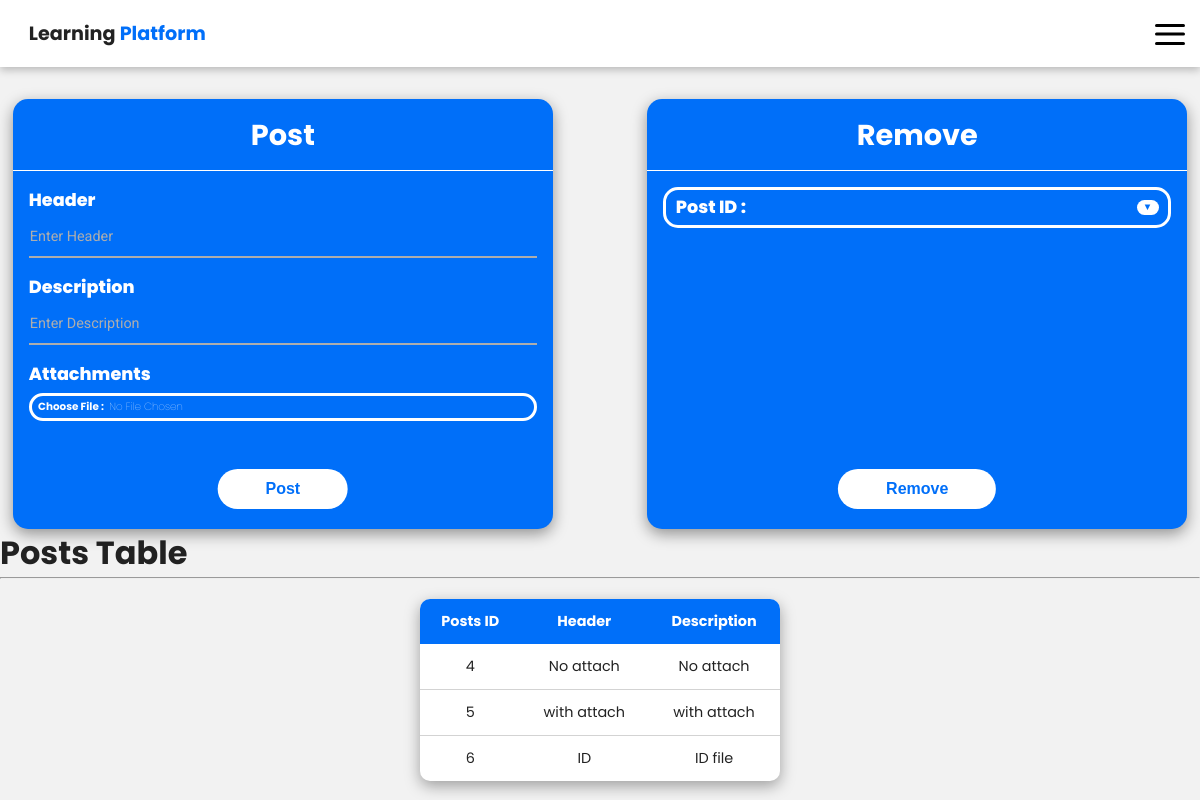
/manageposts.php (signed in), run on the app's committed database.
### tables this page shows
CREATE TABLE `posts` (
  `PostID` int(11) NOT NULL,
  `Header` varchar(40) NOT NULL,
  `Description` varchar(255) NOT NULL,
  `attachments` varchar(255) DEFAULT NULL
);

### manageposts.php (the view, shortened to what this page needs)
<html lang="en">
<head>
    <link rel="stylesheet" href="styles.css">
</head>
<body>
<?php
        $ali = false;
        if(isset($_SESSION['adminloggedin'])){
            $ali = $_SESSION['adminloggedin'];}
        if($ali == true){
            include "configusers.php";
            $getposts = $db->query("SELECT * FROM posts"); ?>
    <div class="container">
    <div class="segment">
            <h1 class="title">Post</h1>
            <div class="line"></div>
            <form method="POST" enctype="multipart/form-data">
                <div class="name">Header</div>
                <div class="text-field">
                    <input type="text" required name="head" id="head" placeholder="Enter Header">
                </div>
                <div class="name">Description</div>
                <div class="text-field">
                    <input type="text" required name="description" placeholder="Enter Description">
                </div>
                <div class="name">Attachments</div>
                    <label for="file-button" class="choose-file">
                        Choose File :<span id="file-text">No File Chosen</span>
                    </label>
                <input type="submit" name="postsubmit" value="Post" class="submit">
            </form>
        </div>
        <div class="segment">
            <h1 class="title">Remove</h1>
            <div class="line"></div>
            <form method="POST" enctype="multipart/form-data">
                <div class="drop-down" id="drop-down">
                    <div class="name" id="assign-drop">Post ID : <span id="selected-drop"></span></div>
                    <div id="drop-button">▼</div>
                </div>
                <input type="submit" name="removesubmit" value="Remove" class="submit">
            </form>
        </div>
    </div>
    <?php
        $out = '<table class="table"><thead><tr>';
        $viewpostssql = "SELECT * FROM posts";
        $res = mysqli_query($db, $viewpostssql);
        $resultCheck = mysqli_num_rows($res);
        if($resultCheck>0){
            echo "<h1>Posts Table</h1><hr>";
            $out .="<th>Posts ID</th><th>Header</th><th>Description</th></tr></thead><tbody>";
            while ($row = mysqli_fetch_assoc($res)){
                $out .= "<tr><td>".$row['PostID']."</td>";
                $out .= "<td>".$row['Header']."</td>";
                $out .= "<td>".$row['Description']."</td></tr>";
            }
            $out .="</tbody></table>";
            echo $out;
        } else {
            echo "<div class='pop-up'>Empty</div>";
        }
    }else{
            echo "Access denied<br>";
            echo '<a href="signin.php">Go Home</a><br>';;
    }
        ?>
</body>
</html>

### styles.css (style rules this page uses)
:root { --background-color: #F2F2F2; --dark-grey:#222222; --light-grey: #dddddd; --primary-color: #006ff9; --secondary-color: #005ff3; --primary-color-light: #85bcff; }
* { margin: 0; padding: 0; box-sizing: border-box; }
body { font-family: "Poppins"; min-width: 370px; max-height: 900px; overflow-x: hidden; }
.container { margin:2em 0.8em 0 0.8em; display: flex; justify-content: space-between; }
.segment { position: relative; color: white; width: 45vw; height:350px; background-color: #006ff9; border-radius: 15px; margin: 0; padding: 0; box-shadow: rgba(0, 0, 0, 0.4) 0px 5px 15px; }
.title { font-size: 1.5rem; position: relative; text-align: center; margin-top: 0.5em; margin-bottom: 0; }
.line { height: 1px; background-color: white; margin-top: 0.8em; }
form .text-field { position: relative; border-bottom: 2px solid #adadad; margin-top: 0; margin-bottom: 1em; }
form { padding: 1em; }
.text-field input { color: white; width: 100%; height: 25px; padding: 0 1px; font-size: 16px; border:none; background:none; outline: none; margin: 0; }
::placeholder { font-size: 0.7rem; font-family: "Roboto"; color: #adadad; }
.name { font-size: 0.8em; font-weight: 800; }
.submit { color: var(--primary-color); border: none; font-size: 0.8em; font-weight: bold; border-radius: 25px; padding: 0.7em 3em; background-color: white; cursor: pointer; position: absolute; left:50%; transform: translateX(-50%); bottom:20px; margin-top: 1em; }
.drop-down { border: 3px solid white; padding: 0.3em 0.6em; border-radius: 15px; display: flex; justify-content: space-between; align-items: center; cursor: pointer; }
.choose-file { margin-top: 0.6em; border: 3px solid white; display: flex; padding: 0.3em 0.6em; border-radius: 15px; cursor: pointer; font-size: 0.65em; font-weight: bold; }
.choose-file span { font-weight: 100; margin-left: 0.5em; }
.drop-down #drop-button { display: flex; justify-content: center; color: var(--primary-color); background-color: white; font-size: 0.6em; font-weight: bold; border-radius: 25px; border: none; height: 15px; width: 22px; }
#assign-drop { font-size: 0.65em; }
.table { border-collapse: collapse; margin: 20px auto; font-size: 0.9em; min-width: 360px; text-align: center; background-color: white; border-radius: 10px; min-height: 150px; box-shadow: rgba(0, 0, 0, 0.35) 0px 5px 15px; }
.table th, .table td { padding: 12px 15px; }
.table thead th:not(:first-child) { text-align: center; }
.table tbody tr:not(:last-child) { border-bottom: 1px solid lightgray; }
.table thead { background-color: var(--primary-color); color: white; }
.table thead th:first-child { border-radius: 10px 0 0 0; }
.table thead th:last-child { border-radius: 0 10px 0 0; }
@media screen and (min-width: 600px) { .title { font-size: 1.8em; } }
@media screen and (min-width: 600px) { .segment { height: 430px; } }
@media screen and (min-width: 600px) { .name { font-size: 1.1em; } }
@media screen and (min-width: 600px) { .drop-down .name { font-size: 1.1em; } }
@media screen and (min-width: 600px) { #assign-drop { font-size: 1.1em; } }
@media screen and (min-width: 600px) { .text-field input { margin-top: 0.2em; height: 40px; } }
@media screen and (min-width: 600px) { ::placeholder { font-size: 0.9em; } }
@media screen and (min-width: 600px) { .submit { font-size: 1em; } }

### nav-style.css (style rules this page uses)
:root { --background-color: #F2F2F2; --dark-grey:#222222; --light-grey: #272727; --primary-color: #006ff9; --secondary-color: #005ff3; }
* { margin: 0; padding: 0; }
body { font-family: "Poppins"; background-color: var(--background-color); color: var(--dark-grey); min-width: 370px; overflow-x: hidden; }
.nav { display: flex; padding: 0; background-color: white; -webkit-box-shadow: rgba(0, 0, 0, 0.24) 0px 3px 8px; box-shadow: rgba(0, 0, 0, 0.24) 0px 3px 8px; align-items: center; }
.nav .logo { margin: 1em 1.5em; font-size: 1.2em; }
.nav .logo span { color:#006ff9; }
* { margin:0; padding:0; box-sizing:border-box; }
.menu { z-index: 999; width:40px; height:40px; border-radius:5px; cursor:pointer; margin: 10px; display: flex; justify-content: center; align-items: center; margin-left:auto; }
.menu div { width:30px; height:30px; position: relative; }
.menu span { width:30px; background:black; height:3px; border-radius:5px; display:block; position: absolute; top: 50%; left: 50%; transform: translate(-50%, -50%); transition: transform 0.5s, width 0.5s; }
.menu #line1 { transform: translate(-50%,-10px); }
.menu #line3 { transform: translate(-50%,8px); }

### data on the page
posts: PostID "4", Header "No attach", Description "No attach"
posts: PostID "5", Header "with attach", Description "with attach"
posts: PostID "6", Header "ID", Description "ID file"
